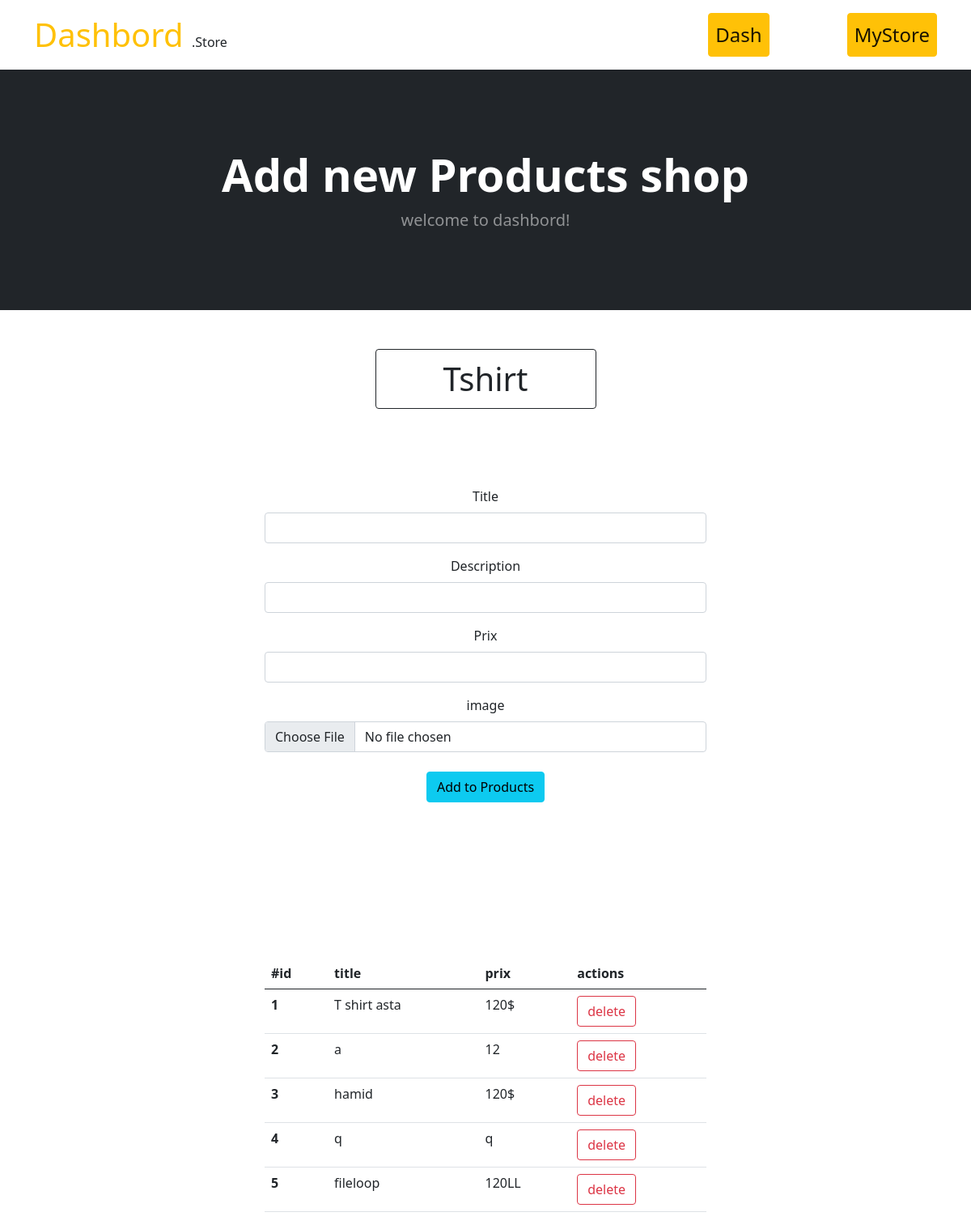
The app's page /admin/dash/new_tshirt with its own data.
### app.py (models this page shows, shortened)
class Products(db.Model):
    __tablename___="page_tshirt"
    id           = db.Column(db.Integer, primary_key=True)
    date         = db.Column(db.BLOB)#LargeBinary
    filename     = db.Column(db.String(999))
    title        = db.Column(db.String(999))
    description  = db.Column(db.String(999))
    prix         = db.Column(db.String(999))

### app.py (the view, shortened to what this page needs)
@server.route('/admin/dash/new_tshirt',methods=['GET','POST'])
def new_tshirt():
    return r('add_products/new_index.html', products = Products.query.all())

### templates/add_products/new_index.html
{% extends 'layout/base_dash.html' %}
{% block body %}
    <div class="container">
        <center class="h-100 py-5">
          <p class="fs-1 btn btn-outline-dark w-25 mb-5">Tshirt</p>
            <form class="mt-5" action="{{ request.path }}" method="post" enctype="multipart/form-data">
                <label for="inputEmail4" class="form-label">Title</label>
                <input name="title" class="form-control w-50" id="inputEmail4">
                <label for="inputEmail4" class="form-label mt-3">Description</label>
                <input name="description" class="form-control w-50" id="inputEmail4">
                <label for="inputEmail4" class="form-label mt-3">Prix</label>
                <input name="prix" class="form-control w-50" id="inputEmail4">
                <label for="inputEmail4" class="form-label mt-3">image</label>
                <input name="file" type="file" class="form-control w-50" id="inputEmail4" >
                <button type="submit" class="btn btn-info mt-4">Add to Products</button>
            </form>
        </center>
        <center>
            <table class="table w-50">
                <thead>
                  <tr>
                    <th scope="col">#id</th>
                    <th scope="col">title</th>
                    <th scope="col">prix</th>
                    <th scope="col">actions</th>
                  </tr>
                </thead>
                <tbody>
                    {% for i in products %}
                  <tr>
                    <th scope="row">{{ i.id }}</th>
                    <td>{{ i.title }}</td>
                    <td>{{ i.prix }}</td>
                    <form action="/delete/Pt/{{ i.id }}" method="post">
                      <td> <input type="submit" value="delete" class="btn btn-outline-danger"> </td>
                    </form>
                  </tr>
                  {% endfor %}
                </tbody>
              </table>
        </center>
    </div>
{% endblock %}

### records on screen
Products: id "1", title "T shirt asta", prix "120$"
Products: id "2", title "a", prix "12"
Products: id "3", title "hamid", prix "120$"
Products: id "4", title "q", prix "q"
Products: id "5", title "fileloop", prix "120LL"
